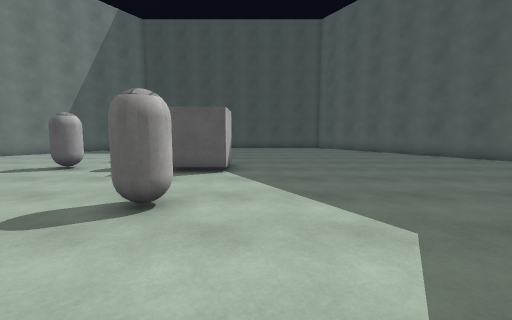
View 1 (above)

16 first-person views from a walk through a scene from a Unity 3-D project. The camera is 1.3 m above the floor, tilts 6° down and sees 90° across. The floor is counted in squares, 1 m on a side. Each view is taken from the middle of a square. On the plan, view 1 faces up. The plan holds only what a view shows up to about 13 squares ahead; the rest is blank. The player character is not drawn. Surface patterns are stand-ins for the level's own textures.

View 2
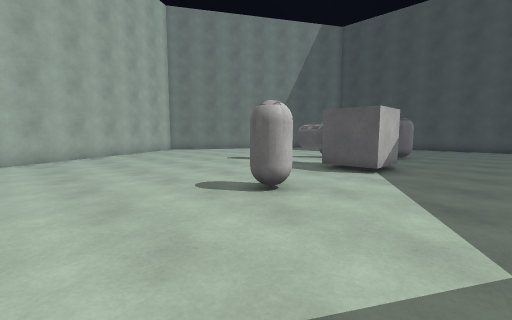

View 3
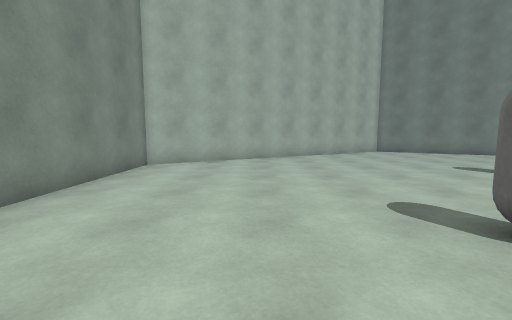

View 4
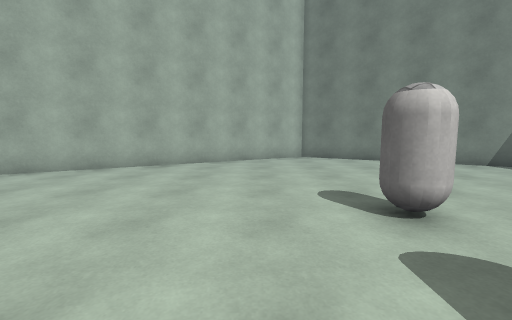

View 5
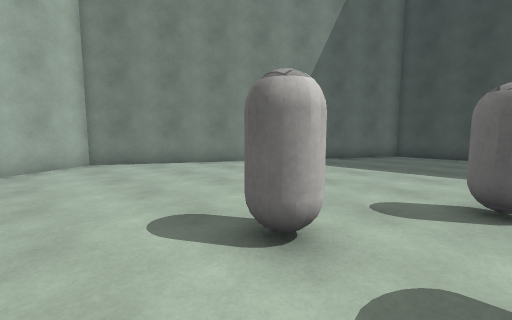

View 6
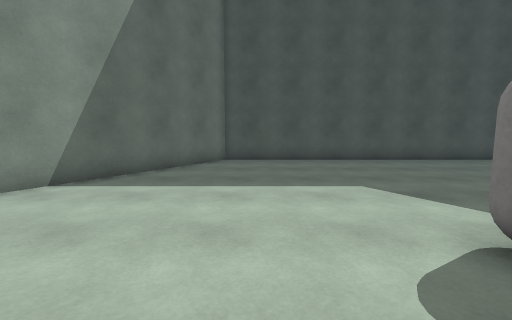

View 7
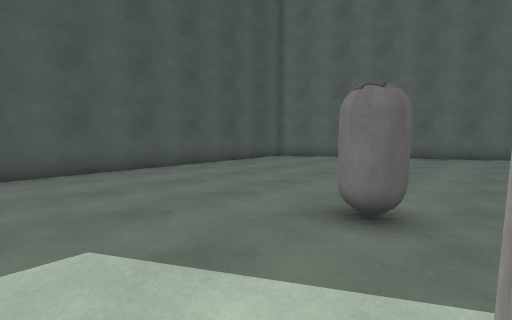

View 8
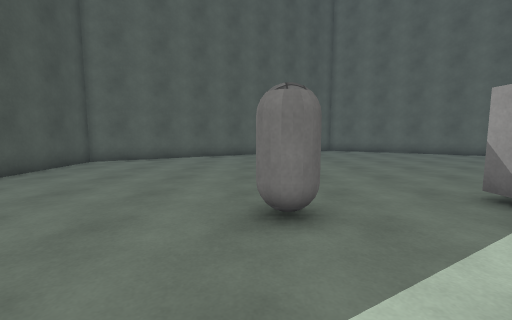

View 9
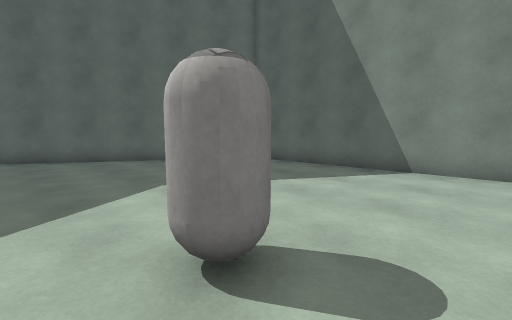

View 10
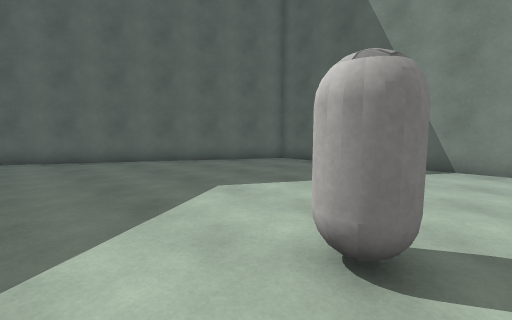

View 11
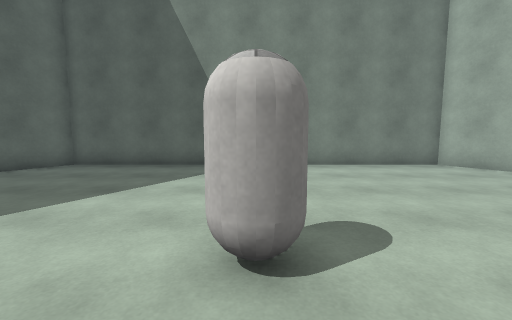

View 12
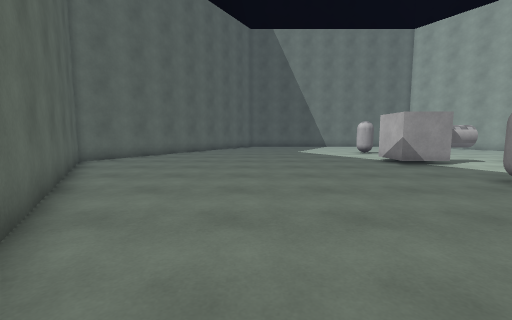

View 13
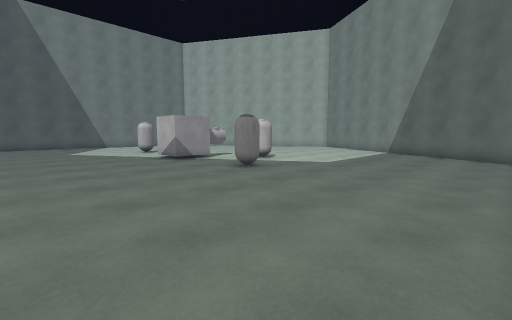

View 14
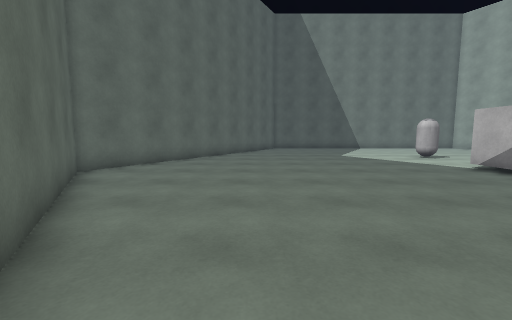

View 15
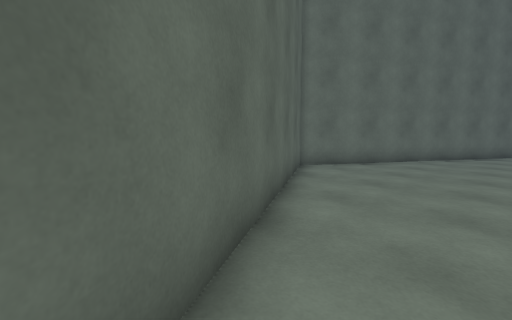

View 16
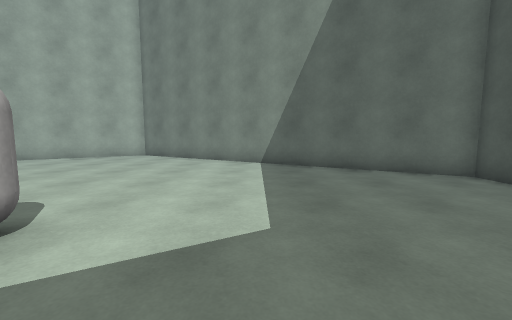

### Floor plan
Points are (right, up) in squares from view 1. A wall is a line through its corners. A room is listed if a view was taken in it or the views show most of it. See-through windows are left out.
Room 1 (views 1, 2, 3, 4, 5, 6, 7, 8, 9, 10, 11, 12, 13, 14, 15, 16)
walls: (7.1, 19.7) (5.5, 22.5) (-9.5, 22.5) (-17, 9.5) (-9.5, -3.5) (5.5, -3.5) (13, 9.5) (8.1, 18.1)
objects: other object (-7, 9) to (-7, 10); other object (-5, 12) to (-5, 13); other object (-4, 9) to (-1, 10); other object (-2, 4) to (-2, 5); other object (-2, 14) to (-2, 15)

Where each view was taken, in squares from view 1:
view 1: 0 up, 0 right, facing up
view 2: 0 up, 2 right, facing up-left
view 3: 1 up, 1 right, facing left
view 4: 7 up, 3 left, facing left
view 5: 7 up, 5 left, facing up-left
view 6: 10 up, 8 left, facing up
view 7: 13 up, 6 left, facing up-right
view 8: 15 up, 6 left, facing right
view 9: 6 up, 4 left, facing down-right
view 10: 7 up, 3 left, facing down-right
view 11: 7 up, 2 left, facing down
view 12: 21 up, 5 right, facing down
view 13: 22 up, 5 right, facing down-left
view 14: 18 up, 7 right, facing down
view 15: 18 up, 7 right, facing down-right
view 16: 16 up, 2 left, facing left
